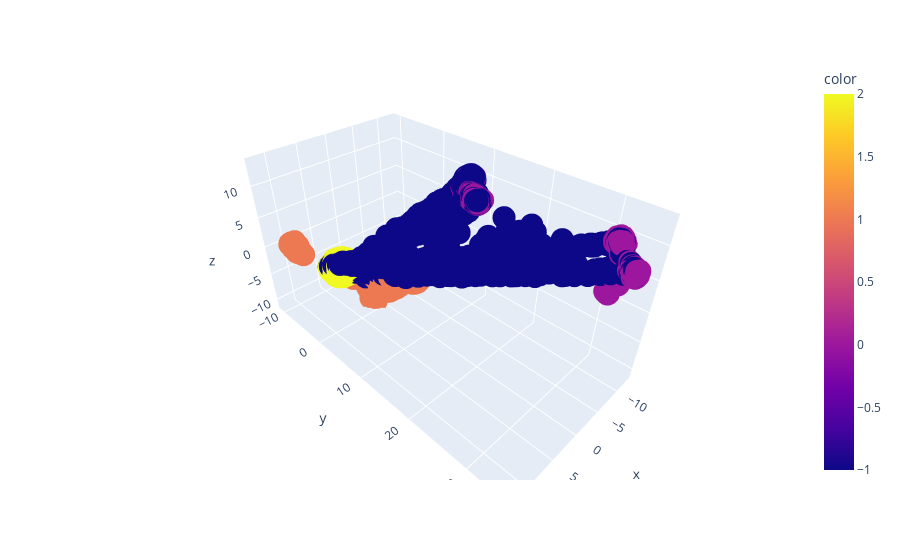

Here is the notebook cell this chart was saved with:
### Code cell
fig = px.scatter_3d(x=embedding.T[0,:], y=embedding.T[1,:], z=embedding.T[2,:], color=y_tot)
fig.show()

### Figure 1 — Plotly figure (JSON) as saved in the notebook; plotly's stock layout.template omitted (floating-point values rounded to 4 significant figures; data arrays with more than 128 entries replaced by an {"elided": "..."} marker saying what was removed)
{"data": [{"hovertemplate": "x=%{x}<br>y=%{y}<br>z=%{z}<br>color=%{marker.color}<extra></extra>", "legendgroup": "", "marker": {"color": {"elided": "8093 int values"}, "coloraxis": "coloraxis", "symbol": "circle"}, "mode": "markers", "name": "", "scene": "scene", "showlegend": false, "type": "scatter3d", "x": {"elided": "8093 float values"}, "y": {"elided": "8093 float values"}, "z": {"elided": "8093 float values"}}], "layout": {"coloraxis": {"colorbar": {"title": {"text": "color"}}, "colorscale": [[0, "#0d0887"], [0.1111, "#46039f"], [0.2222, "#7201a8"], [0.3333, "#9c179e"], [0.4444, "#bd3786"], [0.5556, "#d8576b"], [0.6667, "#ed7953"], [0.7778, "#fb9f3a"], [0.8889, "#fdca26"], [1, "#f0f921"]]}, "legend": {"tracegroupgap": 0}, "margin": {"t": 60}, "scene": {"domain": {"x": [0, 1], "y": [0, 1]}, "xaxis": {"title": {"text": "x"}}, "yaxis": {"title": {"text": "y"}}, "zaxis": {"title": {"text": "z"}}}}}
